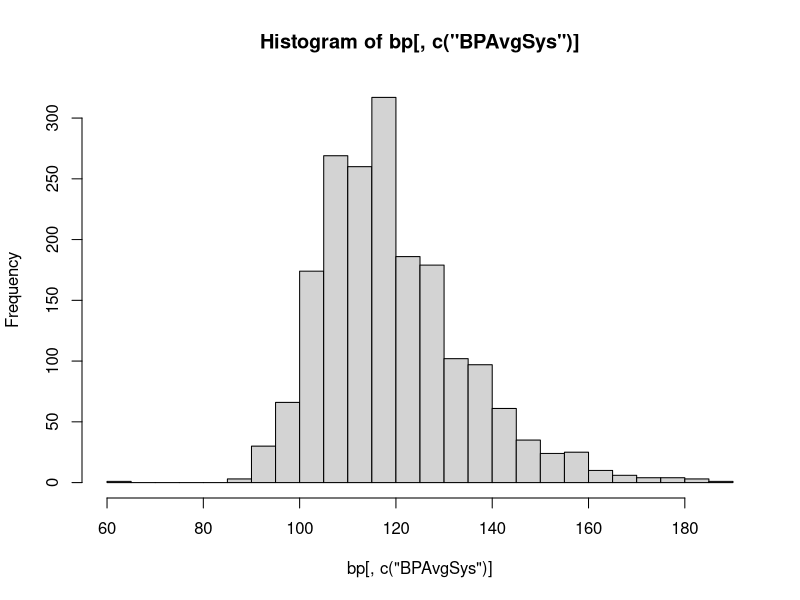
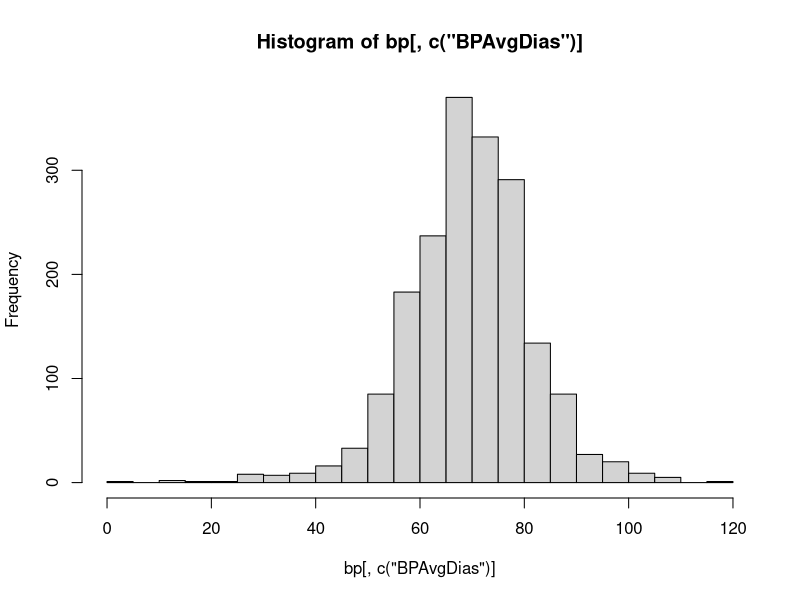
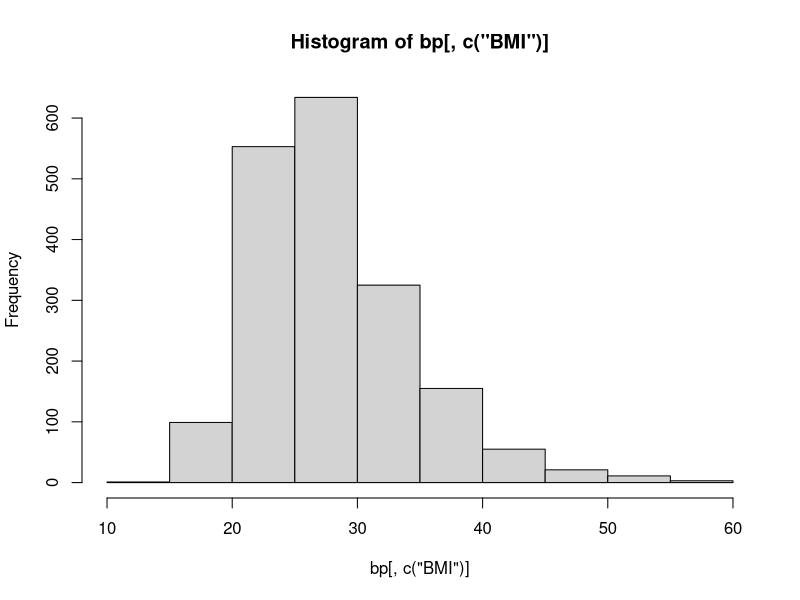
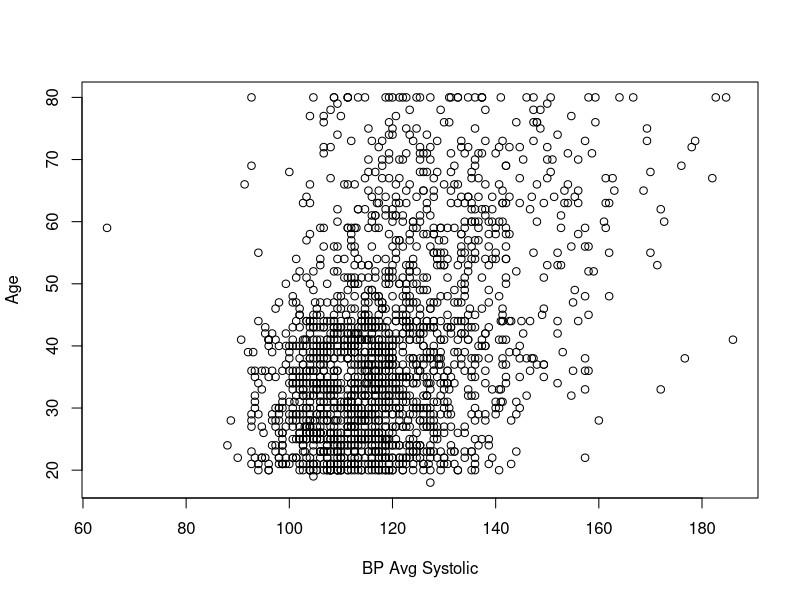
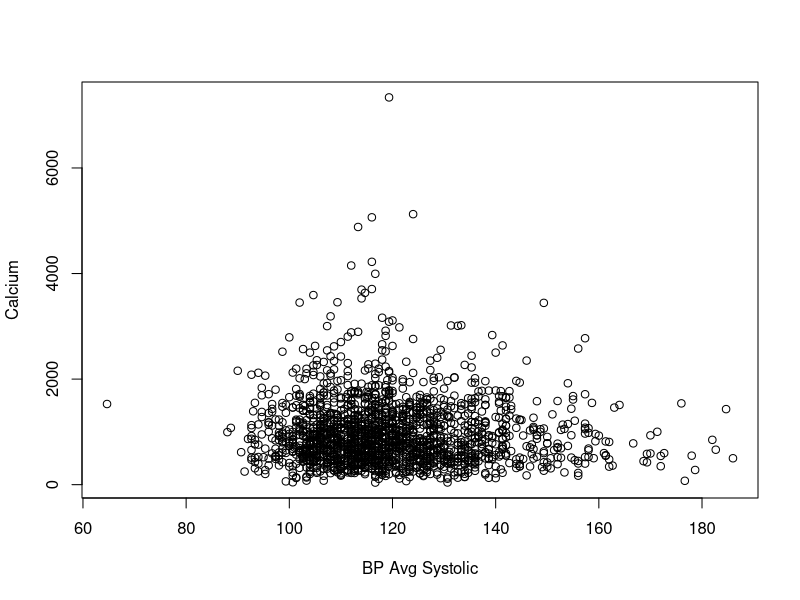
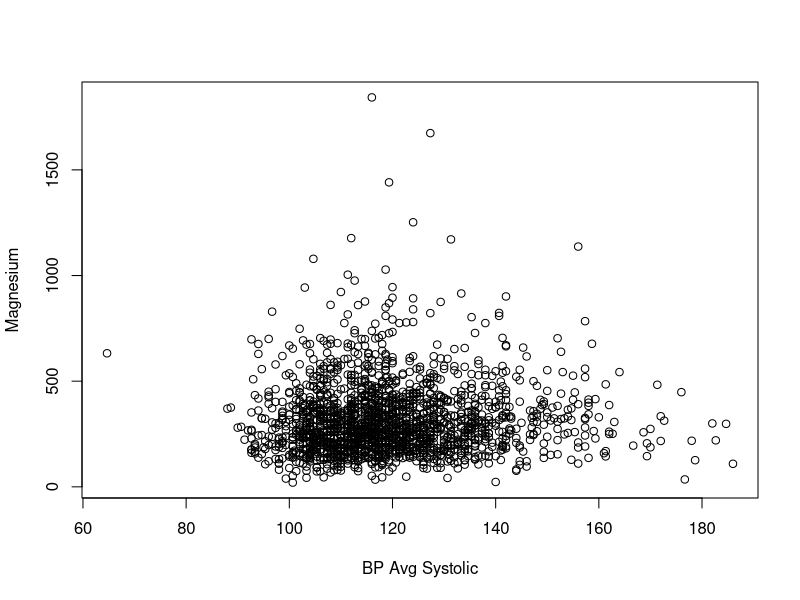
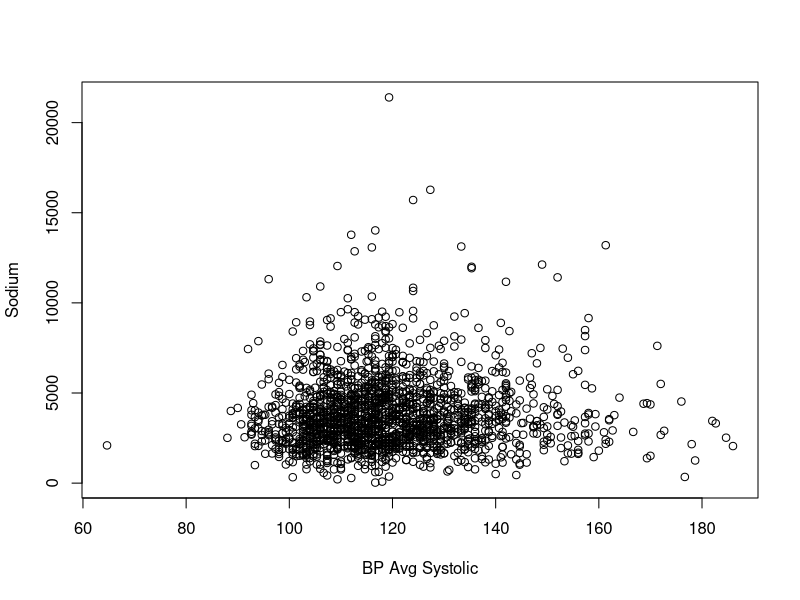
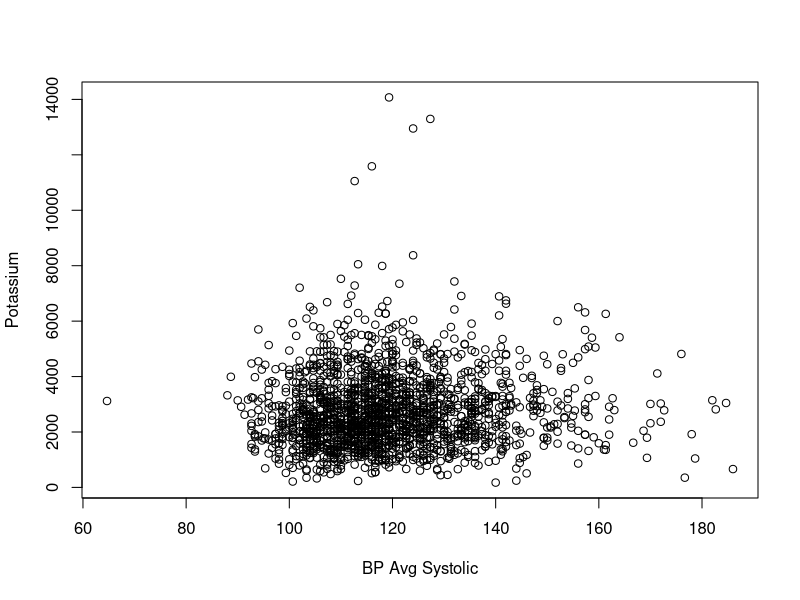

R code for these plots, in order:
## ---- chunk 1
bp = read.csv("NHANES_DB_New.csv")[,-1]
bp_d = subset(bp, select= -c(BPAvgSys))
bp_s = subset(bp, select= -c(BPAvgDias))
## ---- chunk 2
hist(bp[,c("BPAvgSys")], breaks =40)
hist(bp[,c("BPAvgDias")], breaks=40)
hist(bp[,c("BMI")])
## ---- chunk 3
numerical = subset(bp, select = c(Age, Calcium, Magnesium, Sodium, Potassium, Alcohol, Weight, BMI, Waist, LabCalcium, LabCholesterol, LabTriglycerides, LabHDL, DailyAlcoholDrinks, WeeklyMealsNotHomePrepared, DailyMinutesSedentary))
i = 1
while (i <= length(names(numerical))) {
  plot(bp$BPAvgSys, numerical[,i], xlab = "BP Avg Systolic", ylab = names(numerical)[i])
  i = i + 1
}
## ---- chunk 4

i=1
while (i <= length(names(numerical))) {
  plot(bp$BPAvgDias, numerical[,i], xlab = "BP Avg Diastolic", ylab = names(numerical)[i])
  i = i + 1
}

## ---- chunk 5
cor(bp, method = "pearson")[,"BPAvgSys"]
## ---- chunk 6
cor(bp_d, method = "pearson")[,"BPAvgDias"]
## ---- chunk 7
full_sys = lm(BPAvgSys ~ . - NoSeniorsHousehold - NoInfantHousehold - NoChildrenHousehold - Weight, data=bp_s)
library(car)
vif(full_sys)[order(vif(full_sys))]
## ---- chunk 8
step(full_sys, direction = "backward", trace=FALSE)
## ---- chunk 9
m_s1 = lm(formula = BPAvgSys ~ Male + Age + NonHispanicWhite + NonHispanicBlack + 
    X1SeniorHousehold + X2SeniorHousehold + Income_5k_10k + Income_10k_15k + 
    Income_20k_25k + Income_45k_55k + Income_55k_65k + SaltRarelyUsed + 
    SaltOccasionallyUsed + SaltVeryOftenUsed + OnSpecialDiet + 
    Magnesium + Alcohol + BMI + LabCholesterol + LabTriglycerides + 
    LabHDL + Diabetic + CongestiveHeartFailure + CoronaryHeartDisease, 
    data = bp_s)
summary(m_s1)
## ---- chunk 10
Base = lm(BPAvgSys ~ 1, data=bp_s)
step(Base, scope=formula(full_sys),direction = "forward", trace=FALSE)
## ---- chunk 11
m_s2 = lm(formula = BPAvgSys ~ Age + Male + BMI + NonHispanicBlack + 
    LabTriglycerides + LabHDL + CongestiveHeartFailure + LabCholesterol + 
    Alcohol + Magnesium + X1SeniorHousehold + X2SeniorHousehold + 
    Income_35k_45k + Income_10k_15k + Income_45k_55k + Income_5k_10k + 
    Income_55k_65k + SaltVeryOftenUsed + Diabetic + CoronaryHeartDisease + 
    SaltRarelyUsed + SaltOccasionallyUsed + NonHispanicWhite + 
    OnSpecialDiet + Income_20k_25k, data = bp_s)
summary(m_s2)
